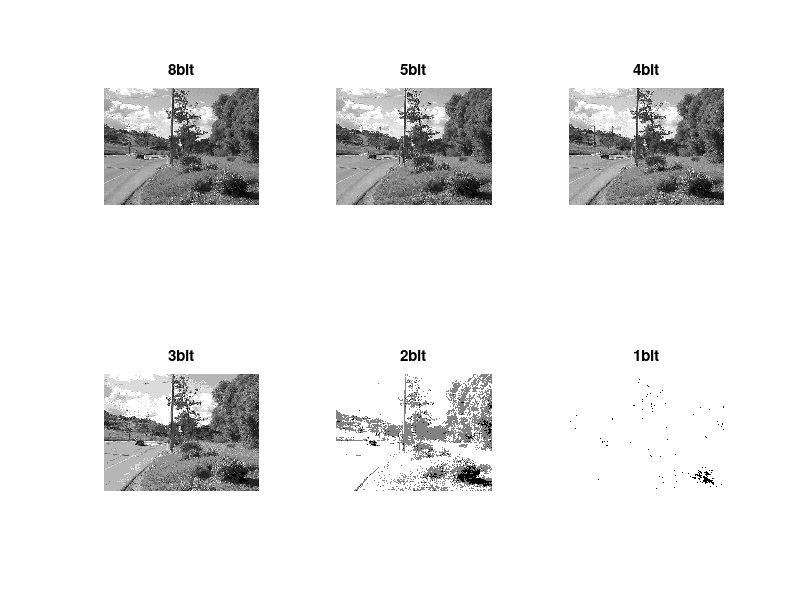

MATLAB code for this plot:
clc
clear all

fileID = fopen('imgdrv.txt');
A = fread(fileID);
fclose(fileID);
Y = uint8(A);
X = vec2mat(Y,580);

figure(1);
subplot(2,3,1);
imshow(X ,'DisplayRange',[0 255]);
title('8bit');

M5 = X/8;
% figure(2);
subplot(2,3,2);
imshow(M5,'DisplayRange',[0 31]);
title('5bit');

M4 = X/16;
% figure(3);
subplot(2,3,3);
imshow(M4,'DisplayRange',[0 15]);
title('4bit');

M3 = X/32;
% figure(4);
subplot(2,3,4);
imshow(M3,'DisplayRange',[0 7]);
title('3bit');


M2 = X/64;
% figure(5);
subplot(2,3,5);
imshow(M2,'DisplayRange',[0 2]);
title('2bit');


M1 = X/128;
% figure(6);
subplot(2,3,6);
imshow(M3,'DisplayRange',[0 1]);
title('1bit');
